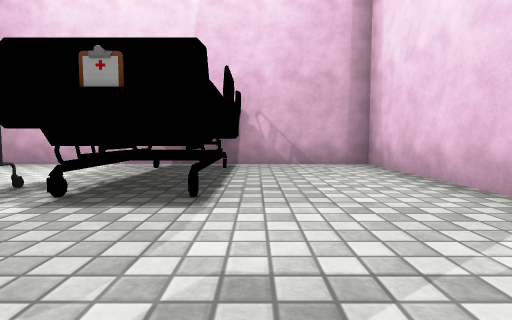
view 1 (above)

24 first-person views from a walk through a scene from a Unity 3-D project. The camera is 0.59 m above the floor, tilts 4° down and sees 80° across. Doors are open. The floor is counted in squares, 1 m on a side. Each view is taken from the middle of a square. On the plan, view 1 faces up. The plan holds only what a view shows up to about 9 squares ahead; the rest is blank. The place goes on beyond the plan. The player character is not drawn. Some animated figures are not drawn. Some surface patterns are stand-ins.

view 2
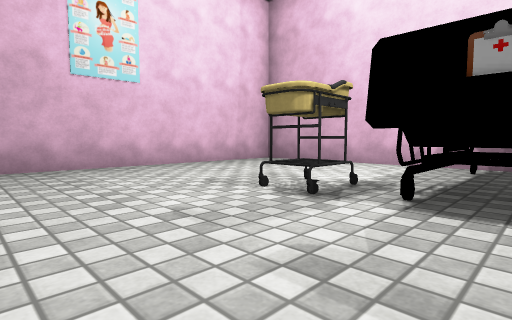

view 3
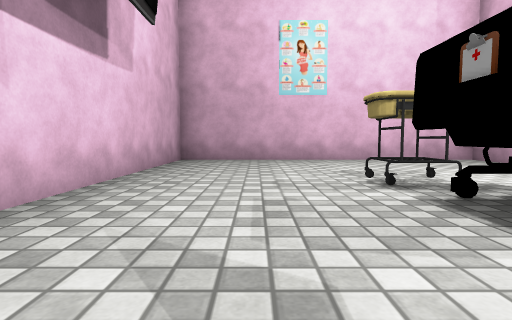

view 4
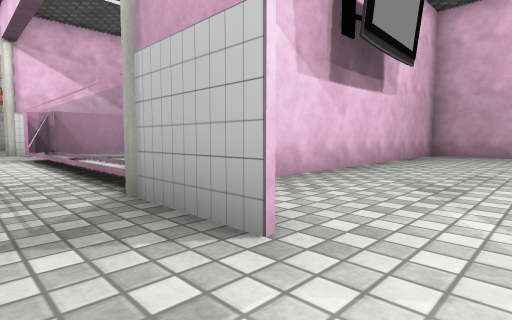

view 5
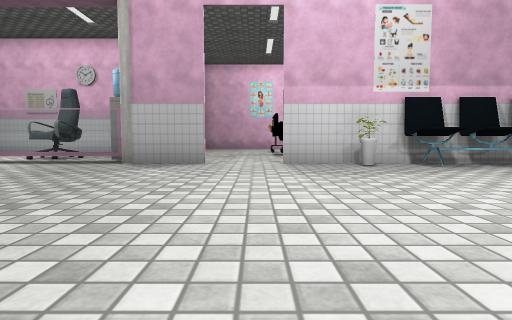

view 6
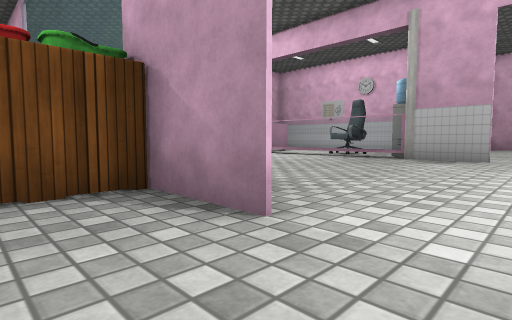

view 7
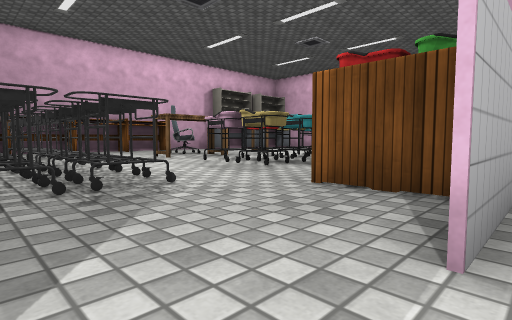

view 8
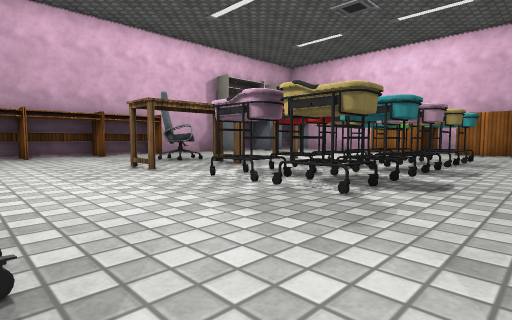

view 9
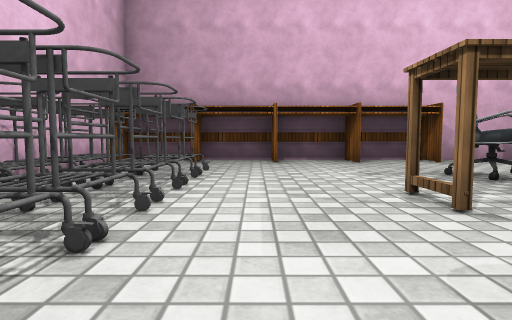

view 10
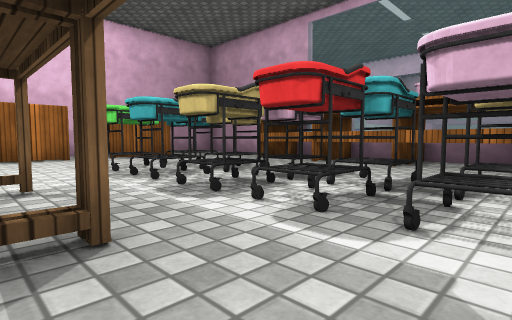

view 11
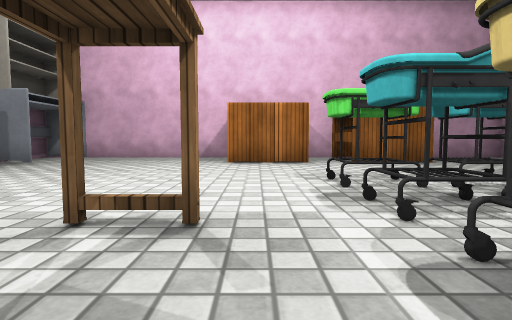

view 12
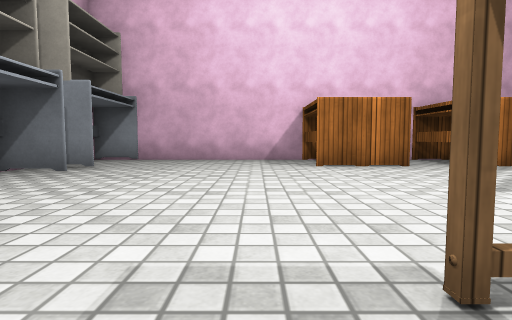

view 13
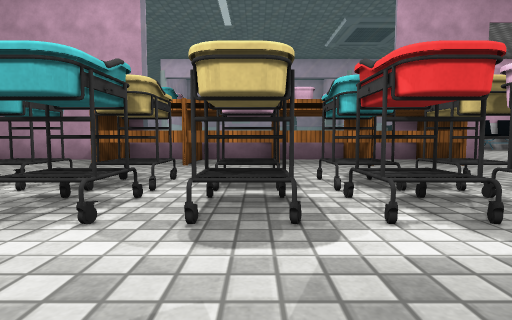

view 14
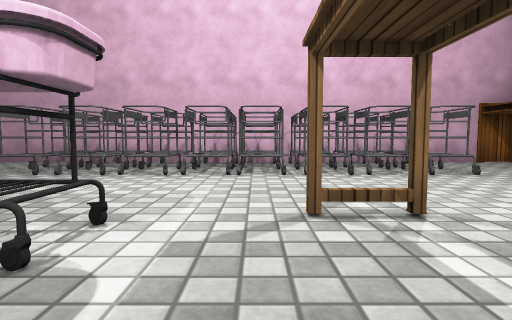

view 15
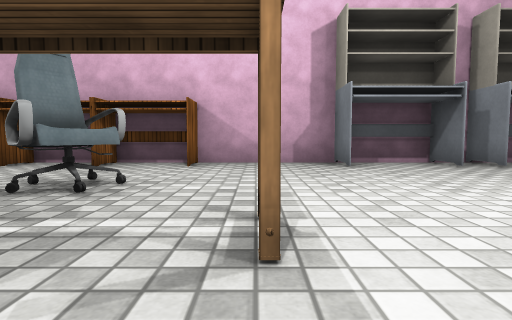

view 16
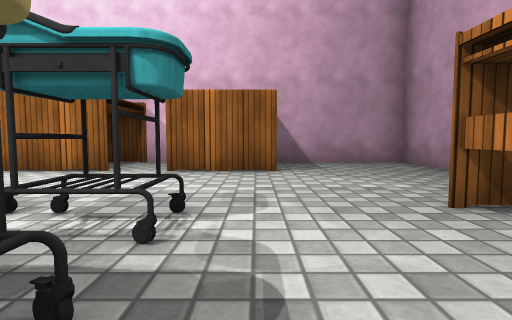

view 17
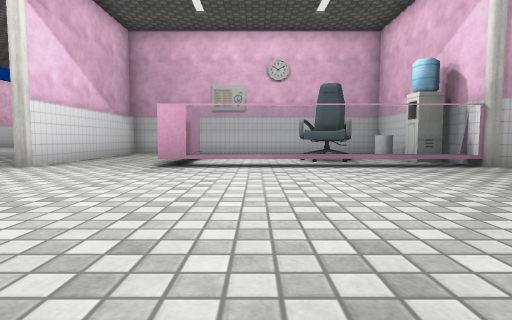

view 18
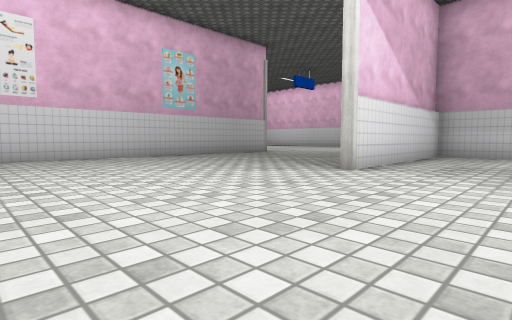

view 19
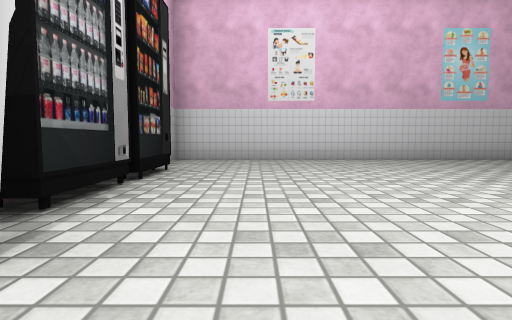

view 20
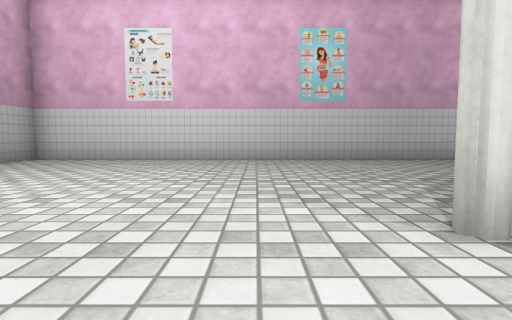

view 21
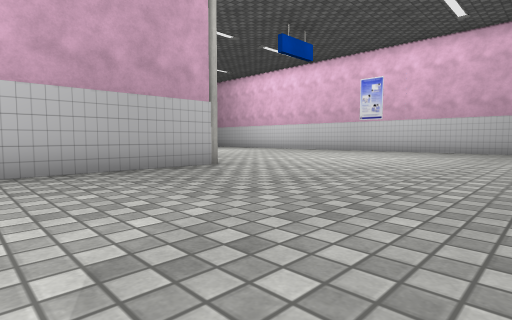

view 22
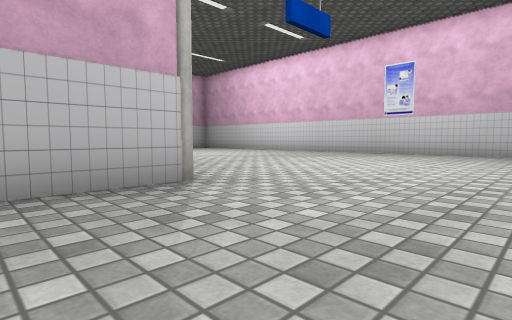

view 23
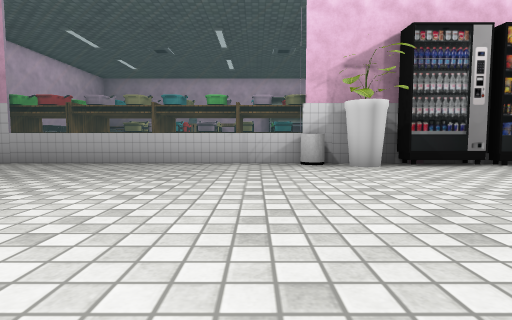

view 24
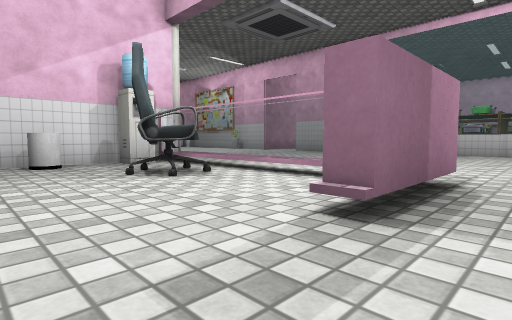

### Floor plan
Key: @ floor where view 1 was taken; # wall or solid block; . floor; D open door; = window, fence, low wall or low ledge; B bed; C cylinder; H chair; P plant; W water cooler; E desk; I bin; O other object.
Columns run from 11 left of view 1 to 25 right of it. Each row starts with its distance up from view 1.
  8               H
  7    ###########H.
  6    #.....BB...H...
  5    #..... B...P....
  4    #.....BB...#.....
  3    #....OBB...#......  ###      #####
  2    #..........D..........OOOOOOOO...#
  1    #..........D..........OOOOOOOO..E#
  0    #.......@..#......#...OOOOOOOO...#
 -1    ###########C......#E............E#
 -2           I.W=........EE............#
 -3           ...=........EE..OOO......E#
 -4          ..HH=........EE........H...#
 -5          ....=........EE..OOO.EHH...#
 -6          ....=........EE..OOO......E#
 -7          ....=........EE...O..E.....#
 -8          ...##........EE..OOO.......#
 -9         #............IEE..OOO......O#
-10         #............P..............#
-11         ######C......#.............O#
-12         .............#.............O#
-13   ...................#...EE.EE......#
-14   ...................#... E..E......#
-15 .....................################
-16 .....................#
-17  ....................#
-18   .......C############
-19    ......
-20     ....

Positions as (right, up) in squares from view 1, and headings:
1: (0, 0), facing up
2: (-1, 0), facing up-left
3: (1, 1), facing left
4: (4, 2), facing down-left
5: (10, 2), facing left
6: (12, 2), facing down-left
7: (10, 2), facing down-right
8: (13, 0), facing down-right
9: (16, -1), facing right
10: (19, -3), facing down-left
11: (18, -5), facing down
12: (20, -6), facing down
13: (19, -6), facing left
14: (18, -5), facing up
15: (17, -7), facing right
16: (14, -7), facing down
17: (9, -6), facing left
18: (8, -8), facing down-left
19: (8, -9), facing down
20: (4, -9), facing down
21: (2, -12), facing down-left
22: (0, -14), facing down-left
23: (3, -8), facing right
24: (-2, -9), facing up-right
